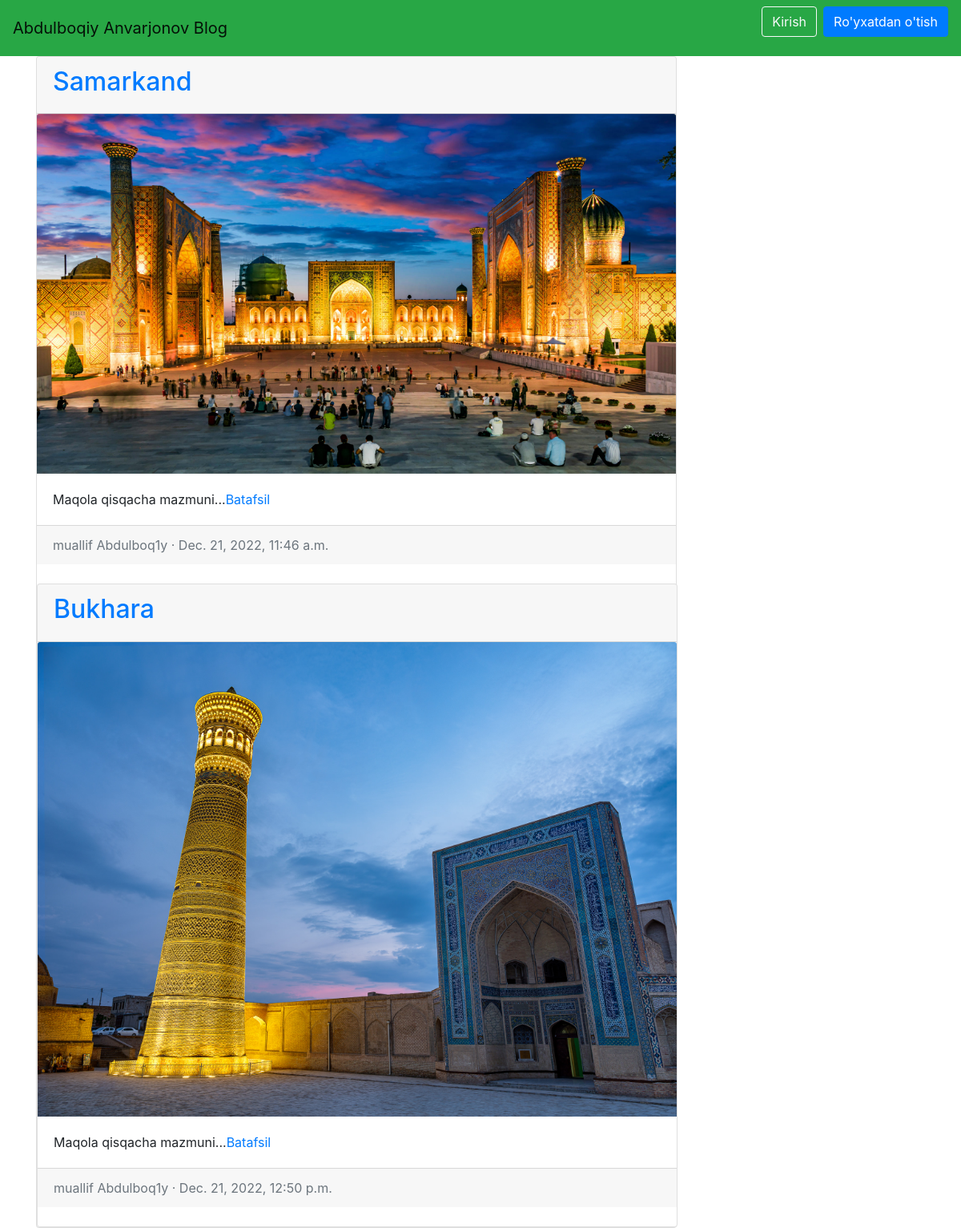
The app's page /articles/ with its own data.
### articles/models.py (models this page shows, shortened)
class Article(models.Model):
    title = models.CharField(max_length=150)
    summary = models.CharField(max_length=200, blank=True)
    body = RichTextField()
    photo = models.ImageField(upload_to='images/', blank=True)
    date = models.DateTimeField(auto_now_add=True)
    author = models.ForeignKey(
        get_user_model(),
        on_delete=models.CASCADE,
    )

### accounts/models.py (models this page shows)
class CustomUser(AbstractUser):
    age=models.PositiveIntegerField(null=True, blank=True)

### articles/views.py (the view)
# urls.py: path('', ArticleListView.as_view(), name='article_list'),
class ArticleListView(ListView):
    model = Article
    template_name = 'article_list.html'

### templates/article_list.html (shortened to what this page needs)
{% extends 'base.html' %}
{% block content %}
    {% for article in object_list %}
        <div class="card" style="width: 50rem;">
            <div class="card-header">
                <span class="font-weight-bold"><a href="{% url 'article_detail' article.pk  %}"><h2>{{ article.title }}</h2></a></span>
            </div>
            {% if article.photo %}
                <img class="card-img-top" src="{{ article.photo.url }}" alt="{{ article.title }}">
            {%  endif %}
            <div class="card-body">
                {{ article.summary }}...<a href="{% url 'article_detail' article.pk  %}">Batafsil</a>
            </div>
            <div class="card-footer text-left text-muted">
                <span class="text-muted">muallif {{ article.author | title }} &middot; {{ article.date }}</span>
            </div>
        <br />
    {% endfor %}
    </div>
{% endblock content %}

### templates/base.html (shortened to what this page needs)
{% load static %}
<!DOCTYPE html>
<html>
    <head>
            <link rel="stylesheet" href="https://cdn.jsdelivr.net/npm/bootstrap@4.5.3/dist/css/bootstrap.min.css">
    </head>
    <body>
        <nav class="navbar navbar-expand-lg navbar-light" style="background-color: #28a745;">
            <a class="navbar-brand" href="{% url 'home' %}">
                Abdulboqiy Anvarjonov Blog
            </a>
            <div class="collapse navbar-collapse" id="navbarSupportedContent">
                {% if user.is_authenticated %}
                    <ul class="navbar-nav ml-auto">
                        <li class="nav-item">
                            <a class="nav-link dropdown-toggle" href="#"
                                id="navbarDropdown" role="button" data-toggle="dropdown"
                                aria-haspopup="true" aria-expanded="false">
                                {{ user.username | title }}
                            </a>
                            <div class="dropdown-menu dropdown-menu-lg-right"
                                aria-labelledby="navbarDropdown">
                                <a class="dropdown-item" href="{% url 'article_new'%}">Yangi post</a>
                                <div class="dropdown-divider"></div>
                                <a class="dropdown-item" href="{% url 'password_change'%}">Passwordni almashtirish</a>
                                <div class="dropdown-divider"></div>
                                <a class="dropdown-item" href="{% url 'logout' %}">Chiqib ketish</a>
                            </div>
                        </li>
                    </ul>
                {% else %}
                    <form class="form-inline ml-auto">
                        <a href="{% url 'login' %}" class="btn btn-outline-light">Kirish</a>
                        <a href="{% url 'signup' %}" class="btn btn-primary ml-2">Ro'yxatdan o'tish</a>
                    </form>
                {% endif %}
            </div>
        </nav>
        <main>
            <div class="container">
                {% block content %}
                {% endblock content %}
            </div>
        </main>
    </body>
</html>

### records on screen
Article: title "Samarkand", photo (picture), summary "Maqola qisqacha mazmuni", author "Abdulboq1y", date "Dec. 21, 2022, 11:46 a.m."
Article: title "Bukhara", photo (picture), summary "Maqola qisqacha mazmuni", author "Abdulboq1y", date "Dec. 21, 2022, 12:50 p.m."
